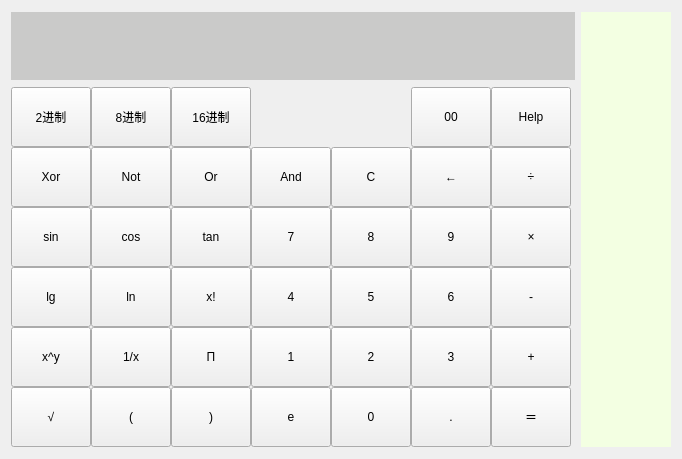
<?xml version="1.0" encoding="UTF-8"?>
<ui version="4.0">
 <class>Widget</class>
 <widget class="QWidget" name="Widget">
  <property name="geometry">
   <rect>
    <x>0</x>
    <y>0</y>
    <width>682</width>
    <height>459</height>
   </rect>
  </property>
  <property name="windowTitle">
   <string>Widget</string>
  </property>
  <layout class="QGridLayout" name="gridLayout_2">
   <item row="0" column="0">
    <widget class="QLabel" name="result">
     <property name="sizePolicy">
      <sizepolicy hsizetype="Preferred" vsizetype="Preferred">
       <horstretch>0</horstretch>
       <verstretch>0</verstretch>
      </sizepolicy>
     </property>
     <property name="minimumSize">
      <size>
       <width>564</width>
       <height>68</height>
      </size>
     </property>
     <property name="maximumSize">
      <size>
       <width>564</width>
       <height>68</height>
      </size>
     </property>
     <property name="font">
      <font>
       <family>Consolas</family>
       <pointsize>22</pointsize>
       <weight>50</weight>
       <bold>false</bold>
      </font>
     </property>
     <property name="layoutDirection">
      <enum>Qt::LeftToRight</enum>
     </property>
     <property name="styleSheet">
      <string notr="true">background-color: rgb(202, 202, 201);
color: qlineargradient(spread:pad, x1:0, y1:0, x2:1, y2:0, stop:0 rgba(255, 0, 0, 255), stop:0.166 rgba(255, 255, 0, 255), stop:0.333 rgba(0, 255, 0, 255), stop:0.5 rgba(0, 255, 255, 255), stop:0.666 rgba(0, 0, 255, 255), stop:0.833 rgba(255, 0, 255, 255), stop:1 rgba(255, 0, 0, 255));</string>
     </property>
     <property name="frameShape">
      <enum>QFrame::Box</enum>
     </property>
     <property name="lineWidth">
      <number>0</number>
     </property>
     <property name="text">
      <string/>
     </property>
     <property name="alignment">
      <set>Qt::AlignRight|Qt::AlignTrailing|Qt::AlignVCenter</set>
     </property>
    </widget>
   </item>
   <item row="1" column="0">
    <layout class="QGridLayout" name="gridLayout">
     <property name="spacing">
      <number>0</number>
     </property>
     <item row="1" column="0">
      <widget class="QPushButton" name="btn_Xor">
       <property name="minimumSize">
        <size>
         <width>80</width>
         <height>60</height>
        </size>
       </property>
       <property name="maximumSize">
        <size>
         <width>80</width>
         <height>60</height>
        </size>
       </property>
       <property name="text">
        <string>Xor</string>
       </property>
       <property name="flat">
        <bool>false</bool>
       </property>
      </widget>
     </item>
     <item row="0" column="6">
      <widget class="QPushButton" name="btn_help">
       <property name="minimumSize">
        <size>
         <width>80</width>
         <height>60</height>
        </size>
       </property>
       <property name="maximumSize">
        <size>
         <width>80</width>
         <height>60</height>
        </size>
       </property>
       <property name="text">
        <string>Help</string>
       </property>
       <property name="flat">
        <bool>false</bool>
       </property>
      </widget>
     </item>
     <item row="2" column="5">
      <widget class="QPushButton" name="btn_9">
       <property name="minimumSize">
        <size>
         <width>80</width>
         <height>60</height>
        </size>
       </property>
       <property name="maximumSize">
        <size>
         <width>80</width>
         <height>60</height>
        </size>
       </property>
       <property name="text">
        <string>9</string>
       </property>
       <property name="flat">
        <bool>false</bool>
       </property>
      </widget>
     </item>
     <item row="2" column="2">
      <widget class="QPushButton" name="btn_tan">
       <property name="minimumSize">
        <size>
         <width>80</width>
         <height>60</height>
        </size>
       </property>
       <property name="maximumSize">
        <size>
         <width>80</width>
         <height>60</height>
        </size>
       </property>
       <property name="text">
        <string>tan</string>
       </property>
       <property name="flat">
        <bool>false</bool>
       </property>
      </widget>
     </item>
     <item row="3" column="5">
      <widget class="QPushButton" name="btn_6">
       <property name="minimumSize">
        <size>
         <width>80</width>
         <height>60</height>
        </size>
       </property>
       <property name="maximumSize">
        <size>
         <width>80</width>
         <height>60</height>
        </size>
       </property>
       <property name="text">
        <string>6</string>
       </property>
       <property name="flat">
        <bool>false</bool>
       </property>
      </widget>
     </item>
     <item row="5" column="4">
      <widget class="QPushButton" name="btn_0">
       <property name="minimumSize">
        <size>
         <width>80</width>
         <height>60</height>
        </size>
       </property>
       <property name="maximumSize">
        <size>
         <width>80</width>
         <height>60</height>
        </size>
       </property>
       <property name="text">
        <string>0</string>
       </property>
       <property name="flat">
        <bool>false</bool>
       </property>
      </widget>
     </item>
     <item row="2" column="0">
      <widget class="QPushButton" name="btn_sin">
       <property name="minimumSize">
        <size>
         <width>80</width>
         <height>60</height>
        </size>
       </property>
       <property name="maximumSize">
        <size>
         <width>80</width>
         <height>60</height>
        </size>
       </property>
       <property name="text">
        <string>sin</string>
       </property>
       <property name="flat">
        <bool>false</bool>
       </property>
      </widget>
     </item>
     <item row="1" column="6">
      <widget class="QPushButton" name="btn_chu">
       <property name="minimumSize">
        <size>
         <width>80</width>
         <height>60</height>
        </size>
       </property>
       <property name="maximumSize">
        <size>
         <width>80</width>
         <height>60</height>
        </size>
       </property>
       <property name="text">
        <string>÷</string>
       </property>
       <property name="flat">
        <bool>false</bool>
       </property>
      </widget>
     </item>
     <item row="5" column="5">
      <widget class="QPushButton" name="btn_dian">
       <property name="minimumSize">
        <size>
         <width>80</width>
         <height>60</height>
        </size>
       </property>
       <property name="maximumSize">
        <size>
         <width>80</width>
         <height>60</height>
        </size>
       </property>
       <property name="text">
        <string>.</string>
       </property>
       <property name="flat">
        <bool>false</bool>
       </property>
      </widget>
     </item>
     <item row="4" column="5">
      <widget class="QPushButton" name="btn_3">
       <property name="minimumSize">
        <size>
         <width>80</width>
         <height>60</height>
        </size>
       </property>
       <property name="maximumSize">
        <size>
         <width>80</width>
         <height>60</height>
        </size>
       </property>
       <property name="text">
        <string>3</string>
       </property>
       <property name="flat">
        <bool>false</bool>
       </property>
      </widget>
     </item>
     <item row="3" column="0">
      <widget class="QPushButton" name="btn_lg">
       <property name="minimumSize">
        <size>
         <width>80</width>
         <height>60</height>
        </size>
       </property>
       <property name="maximumSize">
        <size>
         <width>80</width>
         <height>60</height>
        </size>
       </property>
       <property name="text">
        <string>lg</string>
       </property>
       <property name="flat">
        <bool>false</bool>
       </property>
      </widget>
     </item>
     <item row="4" column="6">
      <widget class="QPushButton" name="btn_jia">
       <property name="minimumSize">
        <size>
         <width>80</width>
         <height>60</height>
        </size>
       </property>
       <property name="maximumSize">
        <size>
         <width>80</width>
         <height>60</height>
        </size>
       </property>
       <property name="text">
        <string>+</string>
       </property>
       <property name="flat">
        <bool>false</bool>
       </property>
      </widget>
     </item>
     <item row="1" column="1">
      <widget class="QPushButton" name="btn_Not">
       <property name="minimumSize">
        <size>
         <width>80</width>
         <height>60</height>
        </size>
       </property>
       <property name="maximumSize">
        <size>
         <width>80</width>
         <height>60</height>
        </size>
       </property>
       <property name="text">
        <string>Not</string>
       </property>
       <property name="flat">
        <bool>false</bool>
       </property>
      </widget>
     </item>
     <item row="5" column="0">
      <widget class="QPushButton" name="btn_genhao">
       <property name="minimumSize">
        <size>
         <width>80</width>
         <height>60</height>
        </size>
       </property>
       <property name="maximumSize">
        <size>
         <width>80</width>
         <height>60</height>
        </size>
       </property>
       <property name="text">
        <string>√</string>
       </property>
       <property name="flat">
        <bool>false</bool>
       </property>
      </widget>
     </item>
     <item row="0" column="1">
      <widget class="QPushButton" name="btn_to8">
       <property name="minimumSize">
        <size>
         <width>80</width>
         <height>60</height>
        </size>
       </property>
       <property name="maximumSize">
        <size>
         <width>80</width>
         <height>60</height>
        </size>
       </property>
       <property name="text">
        <string>8进制</string>
       </property>
       <property name="flat">
        <bool>false</bool>
       </property>
      </widget>
     </item>
     <item row="5" column="3">
      <widget class="QPushButton" name="btn_e">
       <property name="minimumSize">
        <size>
         <width>80</width>
         <height>60</height>
        </size>
       </property>
       <property name="maximumSize">
        <size>
         <width>80</width>
         <height>60</height>
        </size>
       </property>
       <property name="text">
        <string>e</string>
       </property>
       <property name="flat">
        <bool>false</bool>
       </property>
      </widget>
     </item>
     <item row="0" column="5">
      <widget class="QPushButton" name="btn_00">
       <property name="minimumSize">
        <size>
         <width>80</width>
         <height>60</height>
        </size>
       </property>
       <property name="maximumSize">
        <size>
         <width>80</width>
         <height>60</height>
        </size>
       </property>
       <property name="text">
        <string>00</string>
       </property>
       <property name="flat">
        <bool>false</bool>
       </property>
      </widget>
     </item>
     <item row="3" column="4">
      <widget class="QPushButton" name="btn_5">
       <property name="minimumSize">
        <size>
         <width>80</width>
         <height>60</height>
        </size>
       </property>
       <property name="maximumSize">
        <size>
         <width>80</width>
         <height>60</height>
        </size>
       </property>
       <property name="text">
        <string>5</string>
       </property>
       <property name="flat">
        <bool>false</bool>
       </property>
      </widget>
     </item>
     <item row="5" column="1">
      <widget class="QPushButton" name="btn_left">
       <property name="minimumSize">
        <size>
         <width>80</width>
         <height>60</height>
        </size>
       </property>
       <property name="maximumSize">
        <size>
         <width>80</width>
         <height>60</height>
        </size>
       </property>
       <property name="text">
        <string>(</string>
       </property>
       <property name="flat">
        <bool>false</bool>
       </property>
      </widget>
     </item>
     <item row="0" column="0">
      <widget class="QPushButton" name="btn_to2">
       <property name="minimumSize">
        <size>
         <width>80</width>
         <height>60</height>
        </size>
       </property>
       <property name="maximumSize">
        <size>
         <width>80</width>
         <height>60</height>
        </size>
       </property>
       <property name="text">
        <string>2进制</string>
       </property>
       <property name="flat">
        <bool>false</bool>
       </property>
      </widget>
     </item>
     <item row="2" column="1">
      <widget class="QPushButton" name="btn_cos">
       <property name="minimumSize">
        <size>
         <width>80</width>
         <height>60</height>
        </size>
       </property>
       <property name="maximumSize">
        <size>
         <width>80</width>
         <height>60</height>
        </size>
       </property>
       <property name="text">
        <string>cos</string>
       </property>
       <property name="flat">
        <bool>false</bool>
       </property>
      </widget>
     </item>
     <item row="3" column="2">
      <widget class="QPushButton" name="btn_jiecheng">
       <property name="minimumSize">
        <size>
         <width>80</width>
         <height>60</height>
        </size>
       </property>
       <property name="maximumSize">
        <size>
         <width>80</width>
         <height>60</height>
        </size>
       </property>
       <property name="text">
        <string>x!</string>
       </property>
       <property name="flat">
        <bool>false</bool>
       </property>
      </widget>
     </item>
     <item row="4" column="0">
      <widget class="QPushButton" name="btn_mi">
       <property name="minimumSize">
        <size>
         <width>80</width>
         <height>60</height>
        </size>
       </property>
       <property name="maximumSize">
        <size>
         <width>80</width>
         <height>60</height>
        </size>
       </property>
       <property name="text">
        <string>x^y</string>
       </property>
       <property name="flat">
        <bool>false</bool>
       </property>
      </widget>
     </item>
     <item row="3" column="1">
      <widget class="QPushButton" name="btn_ln">
       <property name="minimumSize">
        <size>
         <width>80</width>
         <height>60</height>
        </size>
       </property>
       <property name="maximumSize">
        <size>
         <width>80</width>
         <height>60</height>
        </size>
       </property>
       <property name="text">
        <string>ln</string>
       </property>
       <property name="flat">
        <bool>false</bool>
       </property>
      </widget>
     </item>
     <item row="5" column="6">
      <widget class="QPushButton" name="btn_result">
       <property name="minimumSize">
        <size>
         <width>80</width>
         <height>60</height>
        </size>
       </property>
       <property name="maximumSize">
        <size>
         <width>80</width>
         <height>60</height>
        </size>
       </property>
       <property name="text">
        <string>＝</string>
       </property>
       <property name="flat">
        <bool>false</bool>
       </property>
      </widget>
     </item>
     <item row="1" column="2">
      <widget class="QPushButton" name="btn_Or">
       <property name="minimumSize">
        <size>
         <width>80</width>
         <height>60</height>
        </size>
       </property>
       <property name="maximumSize">
        <size>
         <width>80</width>
         <height>60</height>
        </size>
       </property>
       <property name="text">
        <string>Or</string>
       </property>
       <property name="flat">
        <bool>false</bool>
       </property>
      </widget>
     </item>
     <item row="2" column="6">
      <widget class="QPushButton" name="btn_cheng">
       <property name="minimumSize">
        <size>
         <width>80</width>
         <height>60</height>
        </size>
       </property>
       <property name="maximumSize">
        <size>
         <width>80</width>
         <height>60</height>
        </size>
       </property>
       <property name="text">
        <string>×</string>
       </property>
       <property name="flat">
        <bool>false</bool>
       </property>
      </widget>
     </item>
     <item row="0" column="2">
      <widget class="QPushButton" name="btn_to16">
       <property name="minimumSize">
        <size>
         <width>80</width>
         <height>60</height>
        </size>
       </property>
       <property name="maximumSize">
        <size>
         <width>80</width>
         <height>60</height>
        </size>
       </property>
       <property name="text">
        <string>16进制</string>
       </property>
       <property name="flat">
        <bool>false</bool>
       </property>
      </widget>
     </item>
     <item row="2" column="3">
      <widget class="QPushButton" name="btn_7">
       <property name="minimumSize">
        <size>
         <width>80</width>
         <height>60</height>
        </size>
       </property>
       <property name="maximumSize">
        <size>
         <width>80</width>
         <height>60</height>
        </size>
       </property>
       <property name="text">
        <string>7</string>
       </property>
       <property name="flat">
        <bool>false</bool>
       </property>
      </widget>
     </item>
     <item row="4" column="2">
      <widget class="QPushButton" name="btn_pi">
       <property name="minimumSize">
        <size>
         <width>80</width>
         <height>60</height>
        </size>
       </property>
       <property name="maximumSize">
        <size>
         <width>80</width>
         <height>60</height>
        </size>
       </property>
       <property name="text">
        <string>Π</string>
       </property>
       <property name="flat">
        <bool>false</bool>
       </property>
      </widget>
     </item>
     <item row="3" column="6">
      <widget class="QPushButton" name="btn_jian">
       <property name="minimumSize">
        <size>
         <width>80</width>
         <height>60</height>
        </size>
       </property>
       <property name="maximumSize">
        <size>
         <width>80</width>
         <height>60</height>
        </size>
       </property>
       <property name="text">
        <string>-</string>
       </property>
       <property name="flat">
        <bool>false</bool>
       </property>
      </widget>
     </item>
     <item row="5" column="2">
      <widget class="QPushButton" name="btn_right">
       <property name="minimumSize">
        <size>
         <width>80</width>
         <height>60</height>
        </size>
       </property>
       <property name="maximumSize">
        <size>
         <width>80</width>
         <height>60</height>
        </size>
       </property>
       <property name="text">
        <string>)</string>
       </property>
       <property name="flat">
        <bool>false</bool>
       </property>
      </widget>
     </item>
     <item row="1" column="4">
      <widget class="QPushButton" name="btn_C">
       <property name="minimumSize">
        <size>
         <width>80</width>
         <height>60</height>
        </size>
       </property>
       <property name="maximumSize">
        <size>
         <width>80</width>
         <height>60</height>
        </size>
       </property>
       <property name="text">
        <string>C</string>
       </property>
       <property name="flat">
        <bool>false</bool>
       </property>
      </widget>
     </item>
     <item row="4" column="3">
      <widget class="QPushButton" name="btn_1">
       <property name="minimumSize">
        <size>
         <width>80</width>
         <height>60</height>
        </size>
       </property>
       <property name="maximumSize">
        <size>
         <width>80</width>
         <height>60</height>
        </size>
       </property>
       <property name="text">
        <string>1</string>
       </property>
       <property name="flat">
        <bool>false</bool>
       </property>
      </widget>
     </item>
     <item row="3" column="3">
      <widget class="QPushButton" name="btn_4">
       <property name="minimumSize">
        <size>
         <width>80</width>
         <height>60</height>
        </size>
       </property>
       <property name="maximumSize">
        <size>
         <width>80</width>
         <height>60</height>
        </size>
       </property>
       <property name="text">
        <string>4</string>
       </property>
       <property name="flat">
        <bool>false</bool>
       </property>
      </widget>
     </item>
     <item row="2" column="4">
      <widget class="QPushButton" name="btn_8">
       <property name="minimumSize">
        <size>
         <width>80</width>
         <height>60</height>
        </size>
       </property>
       <property name="maximumSize">
        <size>
         <width>80</width>
         <height>60</height>
        </size>
       </property>
       <property name="text">
        <string>8</string>
       </property>
       <property name="flat">
        <bool>false</bool>
       </property>
      </widget>
     </item>
     <item row="1" column="3">
      <widget class="QPushButton" name="btn_And">
       <property name="minimumSize">
        <size>
         <width>80</width>
         <height>60</height>
        </size>
       </property>
       <property name="maximumSize">
        <size>
         <width>80</width>
         <height>60</height>
        </size>
       </property>
       <property name="text">
        <string>And</string>
       </property>
       <property name="flat">
        <bool>false</bool>
       </property>
      </widget>
     </item>
     <item row="4" column="1">
      <widget class="QPushButton" name="btn_daoshu">
       <property name="minimumSize">
        <size>
         <width>80</width>
         <height>60</height>
        </size>
       </property>
       <property name="maximumSize">
        <size>
         <width>80</width>
         <height>60</height>
        </size>
       </property>
       <property name="text">
        <string>1/x</string>
       </property>
       <property name="flat">
        <bool>false</bool>
       </property>
      </widget>
     </item>
     <item row="4" column="4">
      <widget class="QPushButton" name="btn_2">
       <property name="minimumSize">
        <size>
         <width>80</width>
         <height>60</height>
        </size>
       </property>
       <property name="maximumSize">
        <size>
         <width>80</width>
         <height>60</height>
        </size>
       </property>
       <property name="text">
        <string>2</string>
       </property>
       <property name="flat">
        <bool>false</bool>
       </property>
      </widget>
     </item>
     <item row="1" column="5">
      <widget class="QPushButton" name="btn_back">
       <property name="minimumSize">
        <size>
         <width>80</width>
         <height>60</height>
        </size>
       </property>
       <property name="maximumSize">
        <size>
         <width>80</width>
         <height>60</height>
        </size>
       </property>
       <property name="text">
        <string>←</string>
       </property>
       <property name="flat">
        <bool>false</bool>
       </property>
      </widget>
     </item>
     <item row="0" column="3" colspan="2">
      <widget class="QLabel" name="lable">
       <property name="maximumSize">
        <size>
         <width>160</width>
         <height>60</height>
        </size>
       </property>
       <property name="text">
        <string/>
       </property>
       <property name="pixmap">
        <pixmap resource="res.qrc">:/image/rog.jpg</pixmap>
       </property>
       <property name="scaledContents">
        <bool>true</bool>
       </property>
      </widget>
     </item>
    </layout>
   </item>
   <item row="0" column="1" rowspan="2">
    <widget class="QTextEdit" name="textEdit">
     <property name="font">
      <font>
       <family>华文行楷</family>
       <pointsize>12</pointsize>
       <weight>75</weight>
       <italic>true</italic>
       <bold>true</bold>
       <underline>false</underline>
      </font>
     </property>
     <property name="styleSheet">
      <string notr="true">background-color: rgb(243, 255, 226);
color: qlineargradient(spread:pad, x1:0, y1:0, x2:1, y2:0, stop:0 rgba(255, 0, 0, 255), stop:0.166 rgba(255, 255, 0, 255), stop:0.333 rgba(0, 255, 0, 255), stop:0.5 rgba(0, 255, 255, 255), stop:0.666 rgba(0, 0, 255, 255), stop:0.833 rgba(255, 0, 255, 255), stop:1 rgba(255, 0, 0, 255));</string>
     </property>
     <property name="frameShape">
      <enum>QFrame::NoFrame</enum>
     </property>
     <property name="html">
      <string>&lt;!DOCTYPE HTML PUBLIC &quot;-//W3C//DTD HTML 4.0//EN&quot; &quot;http://www.w3.org/TR/REC-html40/strict.dtd&quot;&gt;
&lt;html&gt;&lt;head&gt;&lt;meta name=&quot;qrichtext&quot; content=&quot;1&quot; /&gt;&lt;style type=&quot;text/css&quot;&gt;
p, li { white-space: pre-wrap; }
&lt;/style&gt;&lt;/head&gt;&lt;body style=&quot; font-family:'华文行楷'; font-size:12pt; font-weight:600; font-style:italic;&quot;&gt;
&lt;p style=&quot;-qt-paragraph-type:empty; margin-top:0px; margin-bottom:0px; margin-left:0px; margin-right:0px; -qt-block-indent:0; text-indent:0px;&quot;&gt;&lt;br /&gt;&lt;/p&gt;&lt;/body&gt;&lt;/html&gt;</string>
     </property>
    </widget>
   </item>
  </layout>
 </widget>
 <layoutdefault spacing="6" margin="11"/>
 <resources>
  <include location="res.qrc"/>
 </resources>
 <connections/>
</ui>
